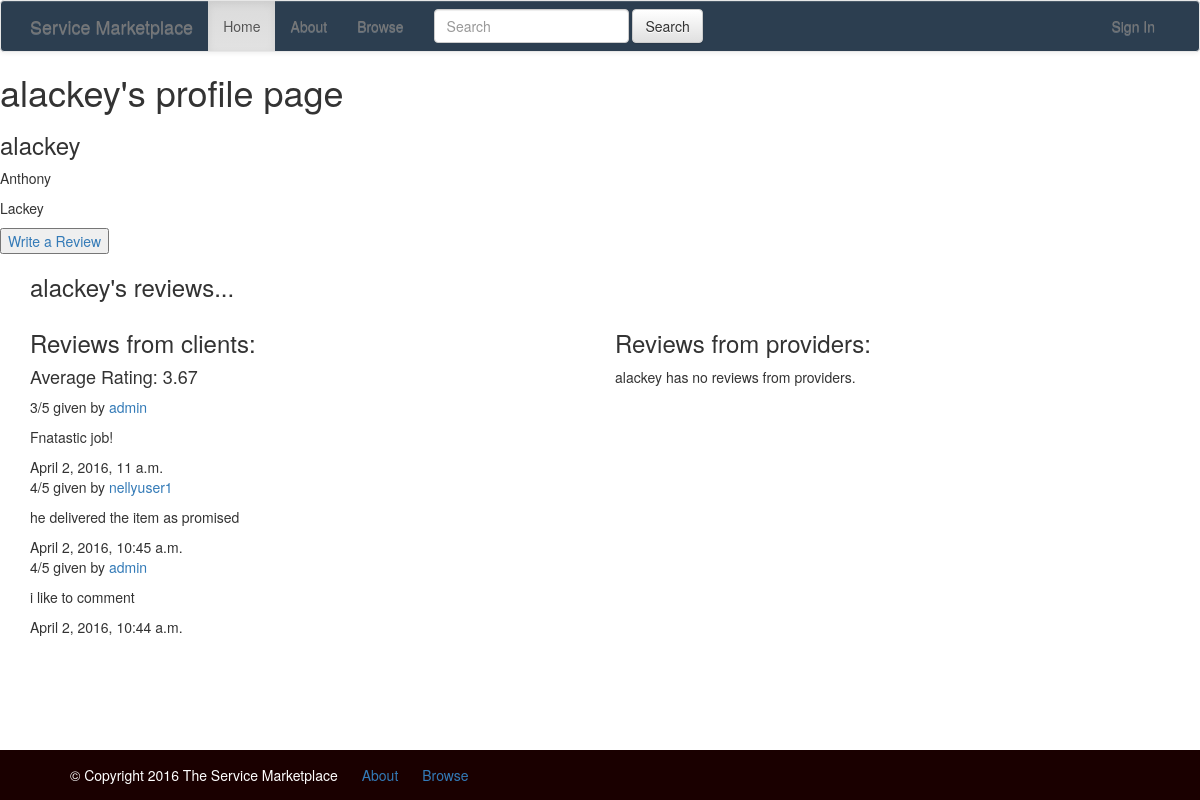
Before: /user/alackey/ with the older database file.
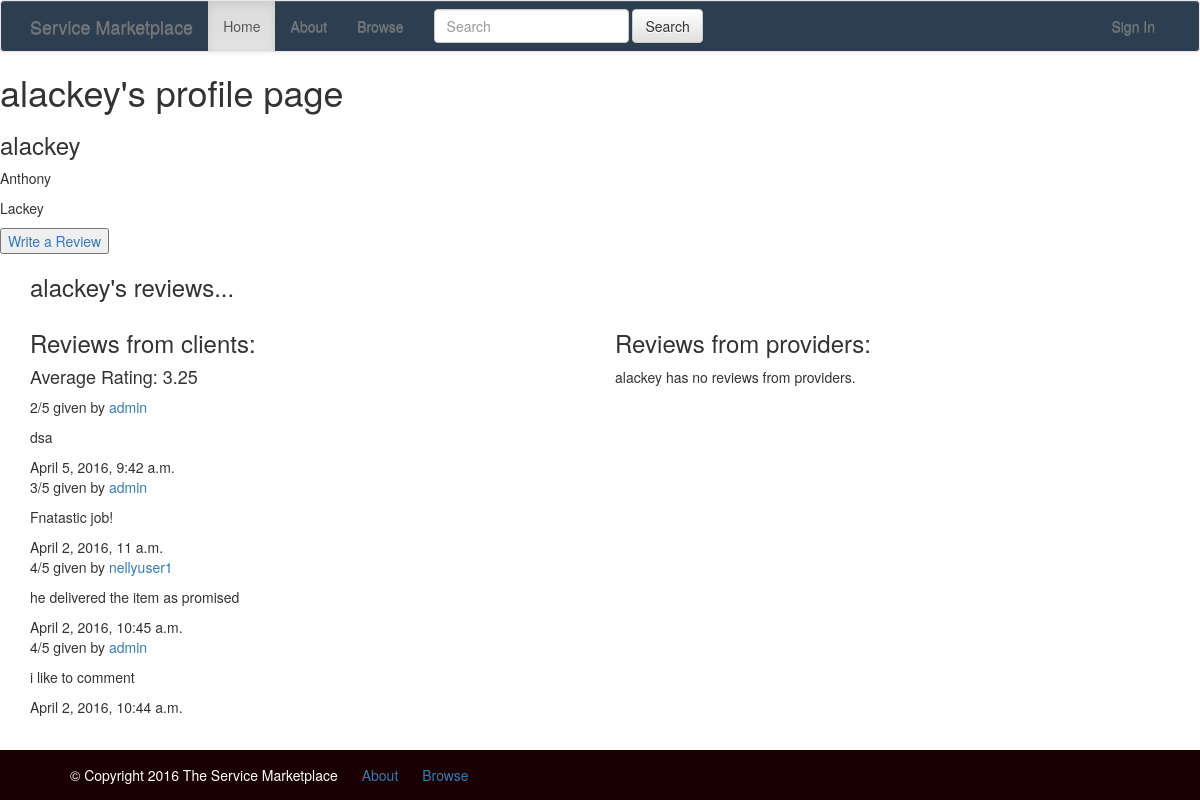
After: the same page with the newer database file.
### market/models.py (models this page shows, shortened)
class Review(models.Model):
    RATINGS = (
        (1, '1'),
        (2, '2'),
        (3, '3'),
        (4, '4'),
        (5, '5'),
    )
    TYPE = (
        ('client', 'Client'),
        ('provider', 'Provider'),
    )
    rating = models.IntegerField(choices=RATINGS)
    user = models.ForeignKey(settings.AUTH_USER_MODEL, related_name='review')
    account_type = models.CharField(max_length=8, choices=TYPE, default='client')
    author = models.ForeignKey(
        settings.AUTH_USER_MODEL,
        related_name='review_author',
        null=True,
        blank=True
    )
    comment = models.TextField()
    created_date = models.DateTimeField(default=timezone.now)
    class Meta:
        permissions = (
            ('can_add_review', 'can_add_review'),
        )

### market/views.py (the view)
# urls.py: url(r'^user/(?P<username>[\w.@+-]+)/$', views.user_profile, name="user_profile"),
def user_profile(request, username):
    user = User.objects.get(username=username)
    if request.user == user:
        return HttpResponseRedirect('/my_account/')
    owner = is_owner(request=request, username=username)
    avg_rating_c = get_avg_rating(username=user, mode='client')
    avg_rating_p = get_avg_rating(username=user, mode='provider')
    reviews = Review.objects.filter(user=user).order_by('-created_date')
    reviews_clients = reviews.filter(account_type='client')
    reviews_providers = reviews.filter(account_type='provider')
    return render(
        request,
        'market/user_profile.html', {
            'user': user,
            'avg_rating_clients': avg_rating_c,
            'avg_rating_providers': avg_rating_p,
            'reviews_clients': reviews_clients,
            'reviews_providers': reviews_providers,
            'is_owner': owner,
        }
    )

### market/functions.py (called while the page is built)
def is_owner(request=None, service=None, username=None,
             args=None, if_true=None):
    if request is None:
        return False
    elif service is None and username is None:
        return False
    if service is not None:
        result = request.user == service.client
    elif username is not None:
        result = request.user.username == username
    if args is not None:
        args['is_owner'] = result
        if if_true is not None:
            for key, value in if_true.items():
                args[key] = value
    return result

def get_avg_rating(username, mode):
    ratings = Review.objects.filter(user=username, account_type=mode)
    avg_rating = ratings.aggregate(Avg('rating'))
    if avg_rating.get('rating__avg') is None:
        return 0
    else:
        return format(avg_rating.get('rating__avg'), '.2f')

### market/templates/market/user_profile.html
{% extends "market/base.html" %}
{% block content %}
    <h1>{{ user.username }}'s profile page</h1>
    <div>
        <h3>{{ user.username }}</h3>
        <p>{{ user.first_name }}</p>
        <p>{{ user.last_name }}</p>
    </div>
    {% if user.is_authenticated and not is_owner %}
        <div>
            <a href='add_review'><input type=button value="Write a Review"></a>
        </div>
    {% endif %}
    <div class="container">
        <h3>{{ user.username }}'s reviews...</h3>
        <div class="row">
    		<div class="col-lg-6">
    			<h3>Reviews from clients:</h3>
    			{% if reviews_clients %}
                    <h4>Average Rating: {{ avg_rating_clients }}</h4>
                    {% for review in reviews_clients %}
                        <div class="review">
                            <p>{{ review.rating }}/5 given by <a href="{% url 'user_profile' username=review.author %}">{{ review.author }}</a></p>
                            <p>{{ review.comment }}</p>
                            <div class="date">{{ review.created_date }}</div>
                        </div>
                    {% endfor %}
                {% else %}
                    <p>{{ user.username }} has no reviews from clients.</p>
                {% endif %}
    		</div>
            <div class="col-lg-6">
                <h3>Reviews from providers:</h3>
                {% if reviews_providers %}
                    <h4>Average Rating: {{ avg_rating_providers }}</h4>
                    {% for review in reviews_providers %}
                        <div class="review">
                            <p>{{ review.rating }}/5 given by <a href="{% url 'user_profile' username=review.author %}">{{ review.author }}</a></p>
                            <p>{{ review.comment }}</p>
                            <div class="date">{{ review.created_date }}</div>
                        </div>
                    {% endfor %}
                {% else %}
                    <p>{{ user.username }} has no reviews from providers.</p>
                {% endif %}
            </div>
        </div>
	</div>
{% endblock %}

Changed rows visible on the page:
added Review: rating "2", author "admin", comment "dsa", created_date "April 5, 2016, 9:42 a.m."
Other visible differences:
{{ avg_rating_clients }}: "3.67" → "3.25"
